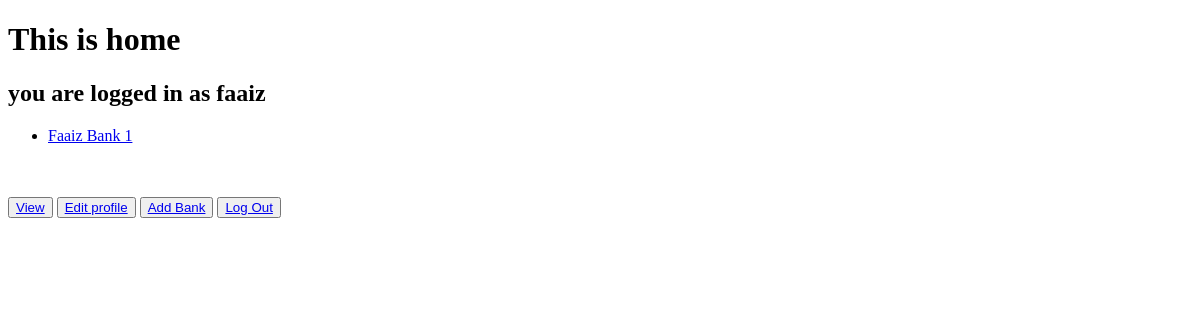
/accounts/profile/ (signed in), run on an earlier commit of the app's database.
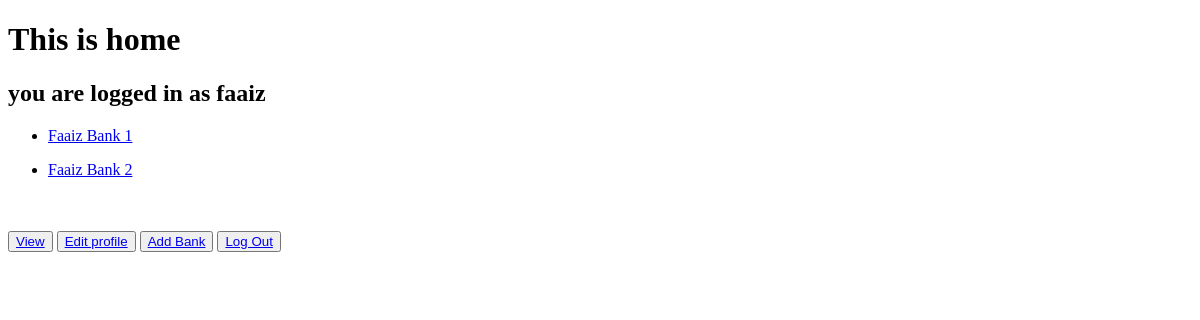
And on a later commit of the database.
### banks/models.py (models this page shows)
class Bank(models.Model):
    owner = models.ForeignKey(
        User, null=False, blank=False, on_delete=models.CASCADE)
    name = models.CharField(max_length=100, null=False, blank=False)
    swift_code = models.CharField(max_length=100, null=False, blank=False)
    institution_number = models.CharField(
        max_length=100, null=False, blank=False)
    description = models.CharField(max_length=100, null=False, blank=False)
    def __str__(self) -> str:
        return f"{self.name}"

### accounts/views.py (the view)
# urls.py: 2. Add a URL to urlpatterns:  path('', views.home, name='home')
@never_cache
@login_required
def home(request):
    if request.user.is_authenticated:
        banks = Bank.objects.filter(owner = request.user)
        print(banks)
        return render(request, 'accounts/home.html', {"banks":banks})
    else:
        return redirect('accounts:login')

### accounts/templates/accounts/home.html (shortened to what this page needs)
<!DOCTYPE html>
<html lang="en">
<head>
</head>
<body>
    <h1>This is home</h1>
    <h2>you are logged in as {{ request.user.username }}</h2>
    {% if banks %}
        {% for bank in banks %}
            <ul>
                <li>
                    <a href="{% url 'banks:bank-detail' pk=bank.id %}">{{ bank.name }}</a>
                </li>
            </ul>
        {% endfor %}
    {% endif %}
    <br><br>
    <button type="submit"><a href="{% url 'accounts:view' %}">View</a></button>
    <button type="submit"><a href="{% url 'accounts:edit' %}">Edit profile</a></button>
    <button type="submit"><a href="{% url 'banks:add' %}">Add Bank</a></button>
    <button type="submit"><a href="{% url 'accounts:logout' %}">Log Out</a></button>
</body>
</html>

What changed in the data, as far as the page shows it:
now on this page (row edited): Bank: name "Faaiz Bank 2"
